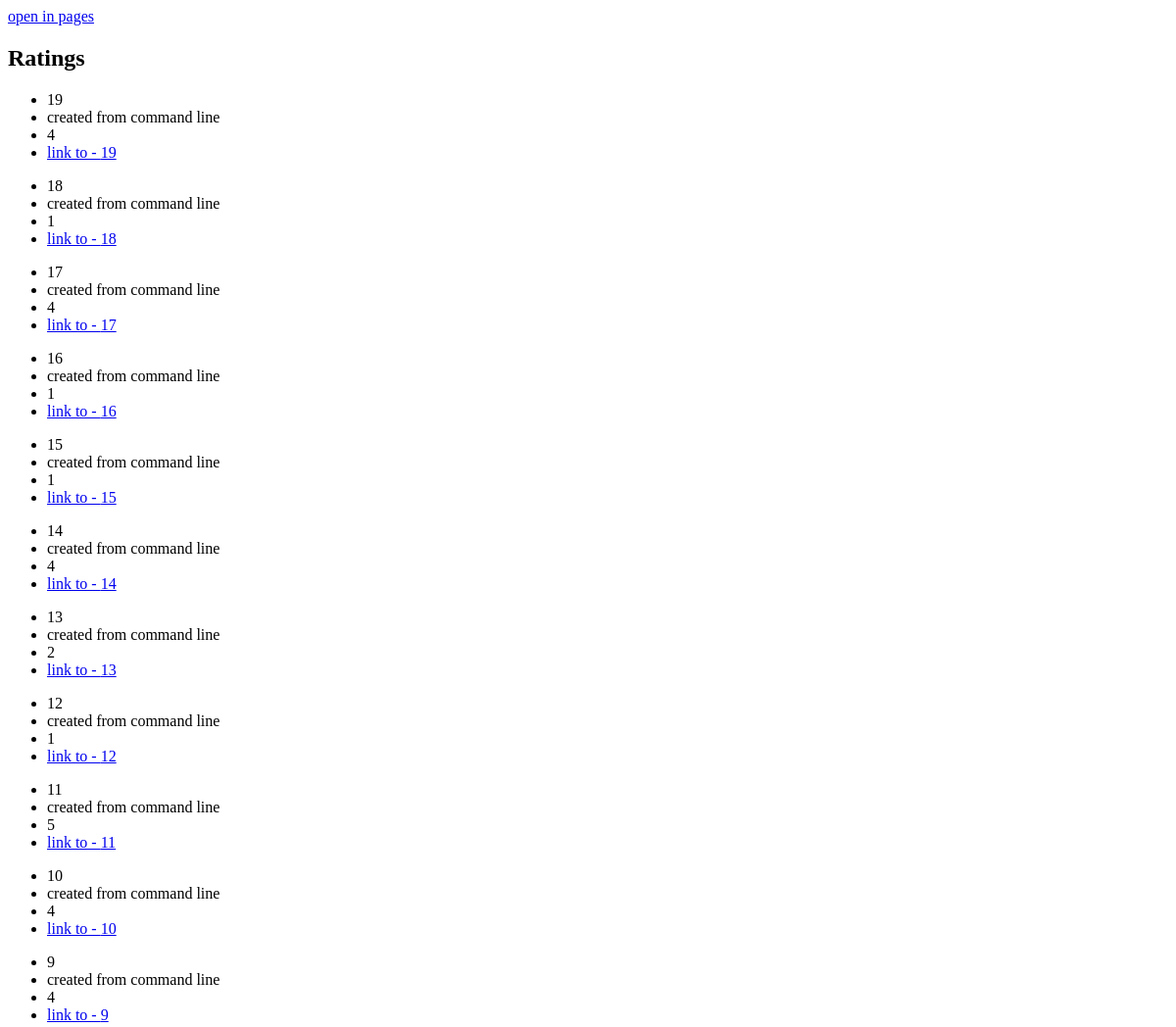
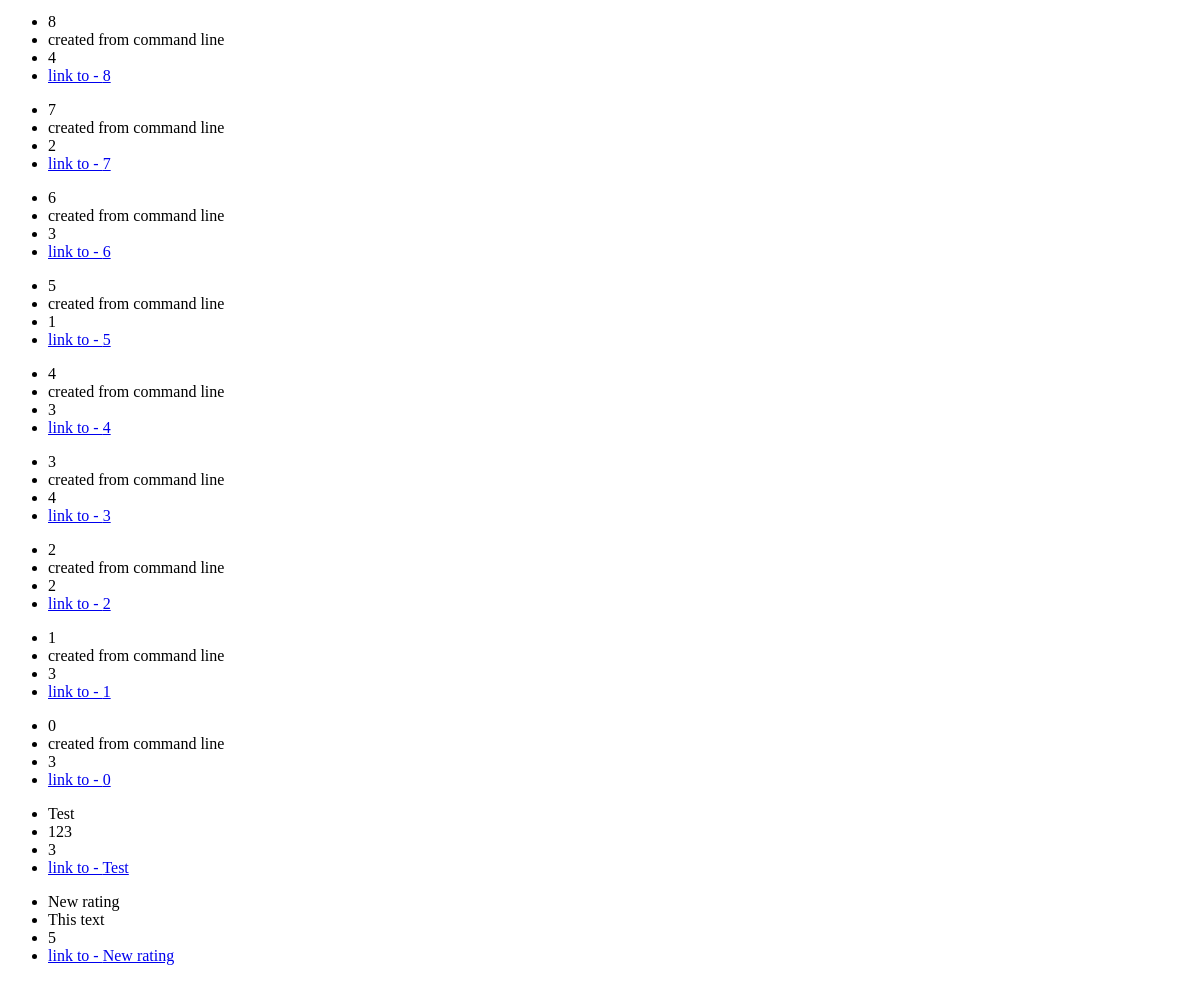
The app's page /, older data (2 pictures, top to bottom).
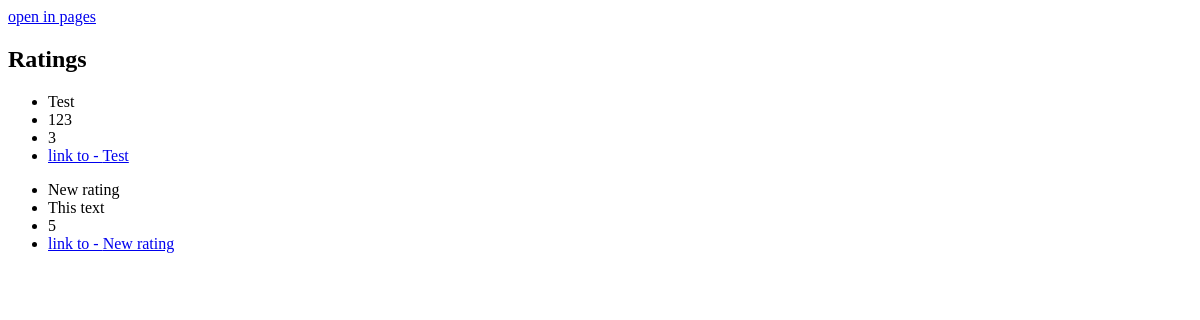
The same page, newer data.
### rating/models.py (models this page shows)
class Rating(models.Model):
    class Rate(models.IntegerChoices):
        ONE_STAR = 1
        TWO_STAR = 2
        THREE_STAR = 3
        FOUR_STAR = 4
        FIVE_STAR = 5
    class Meta:
        ordering = ['-date']
    name = models.CharField(max_length=30)
    text = models.TextField(blank=False)
    date = models.DateTimeField(auto_now_add=True)
    rate = models.IntegerField(choices=Rate.choices)

### rating/views.py (the view)
# urls.py: path('', RatingListView.as_view(), name='main'),
class RatingListView(ListView):
    queryset = Rating.objects.all()
    context_object_name = 'rating_objects'

### templates/rating/rating_list.html (shortened to what this page needs)
{% extends "base.html" %}
{% block content %}
    <a href="http://127.0.0.1:8000/pagination_example/?page=1"> open in pages </a>
    <h2>Ratings</h2>
    {% for rating in rating_objects %}
        <ul>
            <li>{{ rating.name }} </li>
            <li>{{ rating.text }} </li>
            <li>{{ rating.rate }} </li>
            <li>
                <a href="rating/{{ rating.id }}">link to - {{ rating.name }} </a>
            </li>
        </ul>
    {% endfor %}
{% endblock content %}

### templates/base.html (shortened to what this page needs)
<!DOCTYPE html>
<html lang="en">
<head>
</head>
<body>
    {% block content %}
    {% endblock %}
</body>
</html>

Row changes from the older to the newer data that the page shows:
removed Rating: name "19", text "created from command line", rate "4"
removed Rating: name "18", text "created from command line", rate "1"
removed Rating: name "17", text "created from command line", rate "4"
removed Rating: name "16", text "created from command line", rate "1"
removed Rating: name "15", text "created from command line", rate "1"
removed Rating: name "14", text "created from command line", rate "4"
removed Rating: name "13", text "created from command line", rate "2"
removed Rating: name "12", text "created from command line", rate "1"
removed Rating: name "11", text "created from command line", rate "5"
removed Rating: name "10", text "created from command line", rate "4"
removed Rating: name "9", text "created from command line", rate "4"
removed Rating: name "8", text "created from command line", rate "4"
removed Rating: name "7", text "created from command line", rate "2"
removed Rating: name "6", text "created from command line", rate "3"
removed Rating: name "5", text "created from command line", rate "1"
removed Rating: name "4", text "created from command line", rate "3"
removed Rating: name "3", text "created from command line", rate "4"
removed Rating: name "2", text "created from command line", rate "2"
removed Rating: name "1", text "created from command line", rate "3"
removed Rating: name "0", text "created from command line", rate "3"
